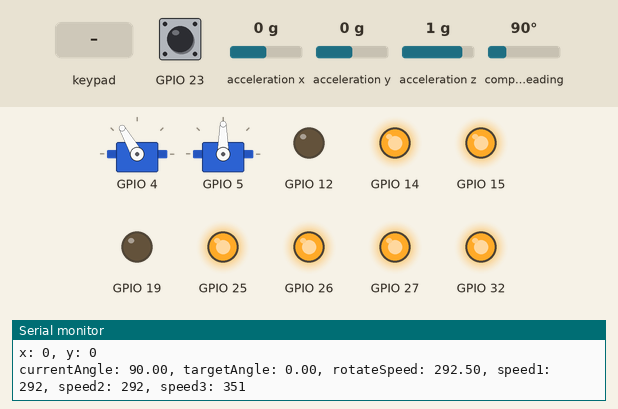
This program was run on a simulated ESP32. On the bench: 2 × servo, output pins drawn as LEDs (lit = HIGH), the last lines printed to the serial monitor. The inputs (shaded band) are chosen by the test bench; at power-on: compass heading 90°, GPIO 23 HIGH, acceleration x 0 g, acceleration y 0 g, acceleration z 1 g. Nothing arrives over Bluetooth unless stated.

Above: at 1.2 s.
1.3 s: key '-' pressed
At 2.5 s:
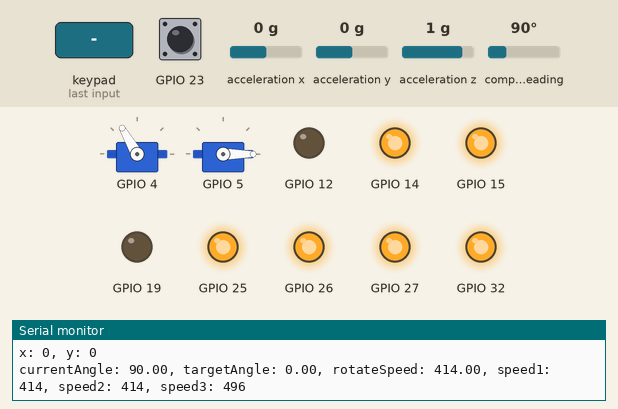
At 4.2 s:
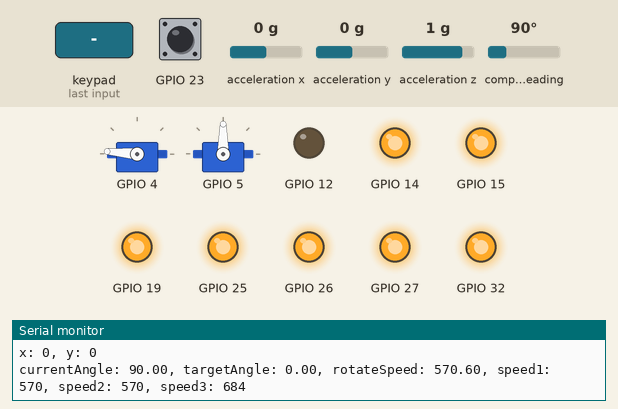
4.3 s: compass heading set to 174°
7.3 s: compass heading set to 181°
10.3 s: key 'X' pressed
At 10.3 s:
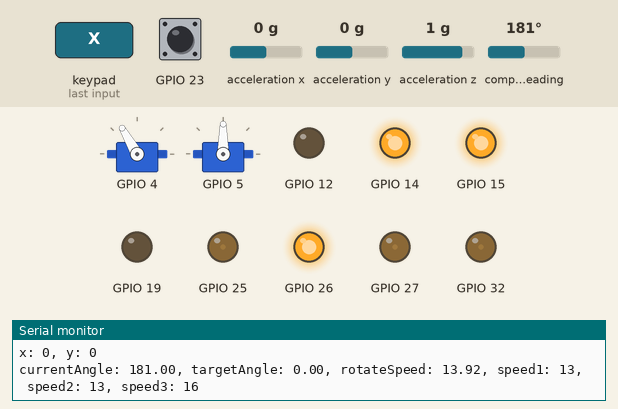
Timing chart, 0 to 12.8 s (numbered marks = the images above; inputs shaded):
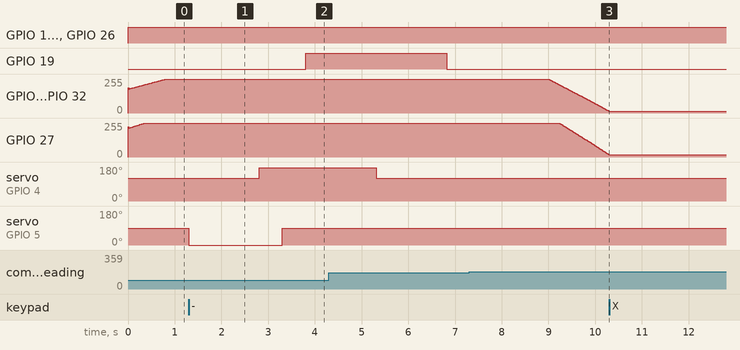

The program:

main.cpp
```cpp
#include <Arduino.h>
#include "DriveController.hpp"
#include "ArmController.hpp"
#include "InputController.hpp"

DriveController* driveController;
ArmController* armController;
InputController* inputController;

bool l1IsPressed = false;
bool r1IsPressed = false;

void setup() {
  Serial.begin(115200);
  // 子機との通信用
  Serial2.begin(115200);

  // 足回りの設定
  Serial.println("Setting up wheel motors...");
  driveController = new DriveController();

  // アームのサーボの設定
  Serial.println("Setting up servos...");
  armController = new ArmController();

  // PS5コントローラーの設定
  Serial.println("Setting up PS5 controller...");
  inputController = new InputController();

  Serial.println("Setup complete.");
}

void loop() {
  while (ps5.isConnected() == false) {
    Serial.println("PS5 controller not found");

    // 最初はピンの状態がおかしくなってる可能性があるので、
    // コントローラー接続前からジャイロによる角度補正を働かせておく
    driveController->drive({0, 0});
  }

  while (ps5.isConnected() == true) {
    // 右スティックで回転
    int rStickX = inputController->roundedRStickX();
    double gain = 0.005;
    driveController->changeTargetAngle(rStickX * gain);

    // 左スティックで並行移動
    int lStickX = inputController->roundedLStickX();
    int lStickY = inputController->roundedLStickY();
    driveController->drive({lStickX * 2, lStickY * 2});

    // L1、R1を押すと子機経由で射出機構が動く
    if (ps5.L1() && !l1IsPressed) {
      Serial2.println("motor1");
      Serial.println("send motor1");
      //delay(20);
      l1IsPressed = true;
    }
    if (ps5.R1() && !r1IsPressed) {
      Serial2.println("motor2");
      Serial.println("send motor2");
      //delay(20);
      r1IsPressed = true;
    }
    if (!ps5.L1() && l1IsPressed) {
      l1IsPressed = false;
    }
    if (!ps5.R1() && r1IsPressed) {
      r1IsPressed = false;
    }

    // 丸、三角ボタンでアームの開閉
    if (ps5.Circle()) {
      armController->openArm();
    }
    if (ps5.Triangle()) {
      armController->closeArm();
    }

    // 四角ボタンで自律走行開始
    if (ps5.Square()) {
      driveController->startAutoDrive();
    }

    // バツボタンで自律走行停止、昇降機構停止、自動回収停止
    if (ps5.Cross()) {
      driveController->forceStopAutoDrive();
      armController->stopBelt();
      armController->forceStopAutoCollect();
    }

    // 上下ボタンでアームの上下（昇降機構）
    if (ps5.Up()) {
      armController->moveBelt(true);
    }
    if (ps5.Down()) {
      armController->moveBelt(false);
    }

    // 左右ボタンでアームの首振り
    if (ps5.Left()) {
      armController->swingArmToLeft();
    }
    if (ps5.Right()) {
      armController->swingArmToRight();
    }
    if (!ps5.Left() && armController->leftIsPressed) {
      armController->leftIsPressed = false;
    }
    if (!ps5.Right() && armController->rightIsPressed) {
      armController->rightIsPressed = false;
    }

    armController->observeBeltState();

    // シェア、オプションボタンで左右それぞれに格納する自動回収を開始
    if (ps5.Share()) {
      armController->startAutoCollect(0);
    }
    if (ps5.Options()) {
      armController->startAutoCollect(180);
    }
  }
}
```

Measured:
- after the input at 1.3 s, GPIO 19: LOW → HIGH after 2.5 s; servo on GPIO 4: 120° → 175° after 1.5 s; servo on GPIO 5: 90° → 0° at once, → 90° 2.0 s later
- after the input at 7.3 s, GPIO 25, GPIO 32: moves from 255/255 to 13/255 over 1.3 s, starting after 1.7 s; GPIO 27: moves from 255/255 to 16/255 over 1.1 s, starting after 1.9 s
- after the input at 10.3 s, GPIO 14, GPIO 15, GPIO 26: stays HIGH (without the input it goes to LOW after 0.07 s); GPIO 25, GPIO 32: stops changing and stays 13/255; GPIO 27: stops changing and stays 16/255
